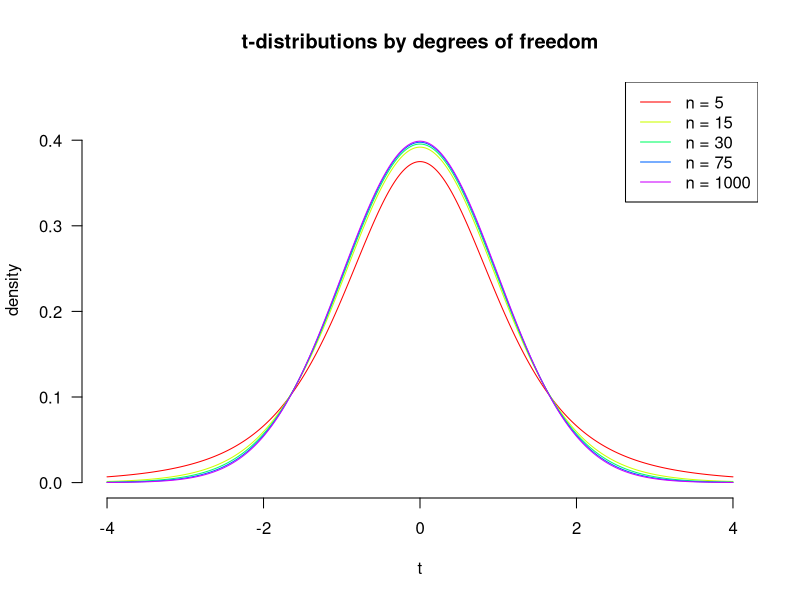

The R source for this figure:
## ---- chunk 1
myTs <- seq(-4, 4, .01)

multiple.n  <- c(5, 15, 30, 75, 1000)
multiple.df <- multiple.n - 1
col         <- rainbow(length(multiple.df))

plot(myTs,  dt(myTs, multiple.df[1]), type = "l", 
     xlim = c(-4,4), ylim = c(0,.45), 
     xlab = "t", ylab = "density", las = 1, bty = "n",
     col = col[1], main = "t-distributions by degrees of freedom")

for (i in 2:length(multiple.df)) { 
  lines(myTs, dt(myTs, multiple.df[i]), type = "l", col = col[i], lwd = 1)
} 
legend("topright", legend = paste("n =", multiple.n), lty = 1, col = col)
